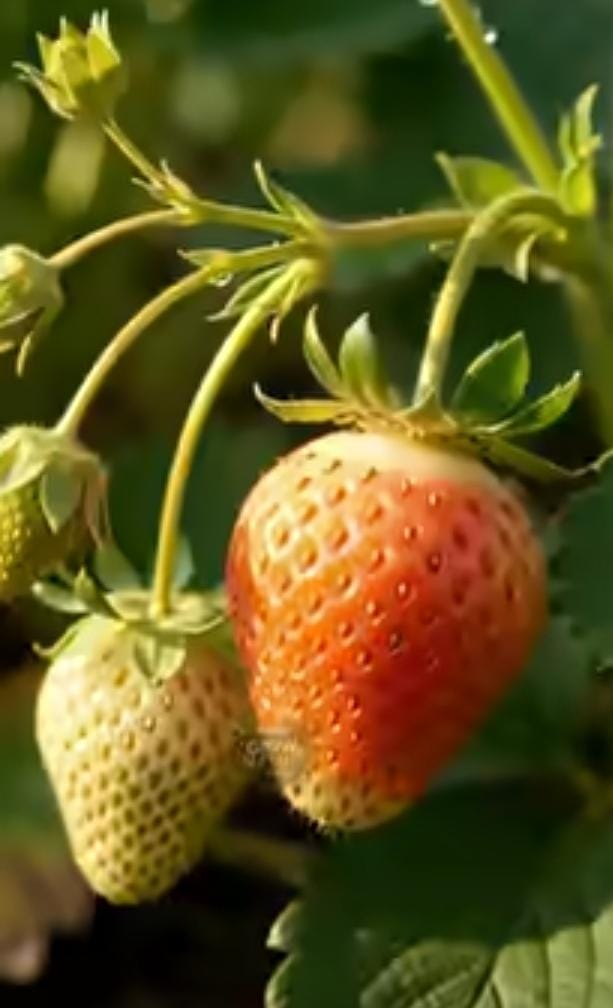
#> input picture test1.jpeg, 613 x 1008 px
$ python -i detection.py   (imports and definitions only)
#> lines starting #> are read from the running program, lines starting #| are printed output that depends on the picture; after the words box and inside, x2 and y2 are one past the last pixel; in counts of white or black regions, pixels touching at a corner belong together
#> further down, picture is the input picture: shape (1008, 613, 3); mean B, G, R 30.7, 87, 96.4
"""
AGRISENSE AI — Prototype Detection Engine
==========================================

Color + shape based fruit detection. See module docstring in the project
README for the honest scope of what this does and does not do.
"""

from __future__ import annotations

import numpy as np
import cv2
from dataclasses import dataclass


COLOR_PROFILES = {
    "red":    {"ranges": [((0, 90, 60), (8, 255, 255)), ((170, 90, 60), (179, 255, 255))]},
    "orange": {"ranges": [((9, 90, 60), (20, 255, 255))]},
    "yellow": {"ranges": [((21, 70, 80), (34, 255, 255))]},
    "green":  {"ranges": [((35, 50, 40), (85, 255, 255))]},
}

MATURITY_BY_COLOR = {
    "green":  {"label": "Unripe (green)", "score": 25},
    "yellow": {"label": "Developing / ripening (yellow)", "score": 60},
    "orange": {"label": "Near-ripe to ripe (orange)", "score": 80},
    "red":    {"label": "Ripe (red)", "score": 90},
}

MIN_BLOB_AREA = 900
MAX_BLOB_AREA_RATIO = 0.6
MIN_CIRCULARITY = 0.45
MIN_COLOR_PURITY = 0.55

# Per-profile minimum circularity. Ripe fruit (red/orange/yellow) is
# naturally round. Green leaves are jagged — so green blobs must be
# dramatically rounder to count as fruit.
PER_PROFILE_MIN_CIRC = {
    "red": 0.45,
    "orange": 0.45,
    "yellow": 0.45,
    "green": 0.70,   # leaves rarely reach 0.70 circularity
}


@dataclass
class Detection:
    id: int
    x1: int
    y1: int
    x2: int
    y2: int
    color_profile: str
    confidence: float
    maturity_label: str
    maturity_score: int
    dark_spot_ratio: float
    health_flag: str
    health_score: int

    # [12 lines left out: function to_dict, not called in this run]


def _mask_for_profile(hsv: np.ndarray, profile: str) -> np.ndarray:
    mask = np.zeros(hsv.shape[:2], dtype=np.uint8)
    for lo, hi in COLOR_PROFILES[profile]["ranges"]:
        mask |= cv2.inRange(hsv, np.array(lo), np.array(hi))
    return mask


def _clean_mask(mask: np.ndarray) -> np.ndarray:
    kernel = cv2.getStructuringElement(cv2.MORPH_ELLIPSE, (7, 7))
    mask = cv2.morphologyEx(mask, cv2.MORPH_OPEN, kernel, iterations=1)
    mask = cv2.morphologyEx(mask, cv2.MORPH_CLOSE, kernel, iterations=2)
    return mask


def _blob_health(crop_bgr: np.ndarray) -> tuple[float, str, int]:
    if crop_bgr.size == 0:
        return 0.0, "not enough data", 100
    v = cv2.cvtColor(crop_bgr, cv2.COLOR_BGR2HSV)[:, :, 2]
    dark_ratio = float((v < 55).mean())
    score = int(max(0, min(100, round(100 - dark_ratio * 220))))
    if dark_ratio > 0.18:
        flag = "possible blemish / dark patch — inspect visually"
    elif dark_ratio > 0.08:
        flag = "minor surface variation"
    else:
        flag = "no visible blemish"
    return dark_ratio, flag, score


def detect_fruit_blobs(
    image_bgr: np.ndarray,
    min_area: int = MIN_BLOB_AREA,
    min_circularity: float = MIN_CIRCULARITY,
    max_area_ratio: float = MAX_BLOB_AREA_RATIO,
    min_aspect: float = 0.5,
    max_aspect: float = 2.0,
    min_color_purity: float = MIN_COLOR_PURITY,
) -> list[Detection]:
#> called with min_area = 900, min_circularity = 0.45, max_area_ratio = 0.6, min_aspect = 0.5, max_aspect = 2, min_color_purity = 0.55
    h_img, w_img = image_bgr.shape[:2]
    frame_area = h_img * w_img

    blurred = cv2.GaussianBlur(image_bgr, (5, 5), 0)
    hsv = cv2.cvtColor(blurred, cv2.COLOR_BGR2HSV)
#> hsv: shape (1008, 613, 3); mean H, S, V 31, 194, 103.7

    candidates: list[Detection] = []
    next_id = 1

    for profile in ("red", "orange", "yellow", "green"):
        # Effective circularity threshold for this profile:
        # the stricter of the user's setting and the profile minimum.
        effective_min_circ = max(min_circularity, PER_PROFILE_MIN_CIRC[profile])

        mask = _mask_for_profile(hsv, profile)
        mask = _clean_mask(mask)
        contours, _ = cv2.findContours(mask, cv2.RETR_EXTERNAL, cv2.CHAIN_APPROX_SIMPLE)

        for c in contours:
            area = cv2.contourArea(c)
            if area < min_area or area > frame_area * max_area_ratio:
                continue
            perimeter = cv2.arcLength(c, True)
            if perimeter == 0:
                continue
            circularity = 4 * np.pi * area / (perimeter ** 2)
            if circularity < effective_min_circ:
                continue

            x, y, w, h = cv2.boundingRect(c)
            aspect = w / h if h else 0
            if aspect < min_aspect or aspect > max_aspect:
                continue

            # Color purity check: the blob's own pixels must be dominated
            # by the target color, not just touch it at the edges. This
            # rejects leaf clumps with a few sunlit pixels in a fruit-color
            # range.
            blob_mask = np.zeros(mask.shape, dtype=np.uint8)
            cv2.drawContours(blob_mask, [c], -1, 255, thickness=-1)
            blob_pixel_count = int(blob_mask.sum() / 255)
            if blob_pixel_count == 0:
                continue
            matching = cv2.bitwise_and(mask, blob_mask)
            matching_count = int(matching.sum() / 255)
            purity = matching_count / blob_pixel_count
            if purity < min_color_purity:
                continue

            crop = image_bgr[y:y + h, x:x + w]
            dark_ratio, health_flag, health_score = _blob_health(crop)
            maturity = MATURITY_BY_COLOR[profile]

            # Confidence weighs both shape roundness and color purity.
            confidence = float(min(0.95, 0.35 + circularity * 0.3 + purity * 0.3))

            candidates.append(Detection(
                id=next_id,
                x1=x, y1=y, x2=x + w, y2=y + h,
                color_profile=profile,
                confidence=confidence,
                maturity_label=maturity["label"],
                maturity_score=maturity["score"],
                dark_spot_ratio=dark_ratio,
                health_flag=health_flag,
                health_score=health_score,
            ))
            next_id += 1
#> this loop made 4 passes
#> pass 1, in detect_fruit_blobs, `mask = _mask_for_profile(hsv, profile)`:
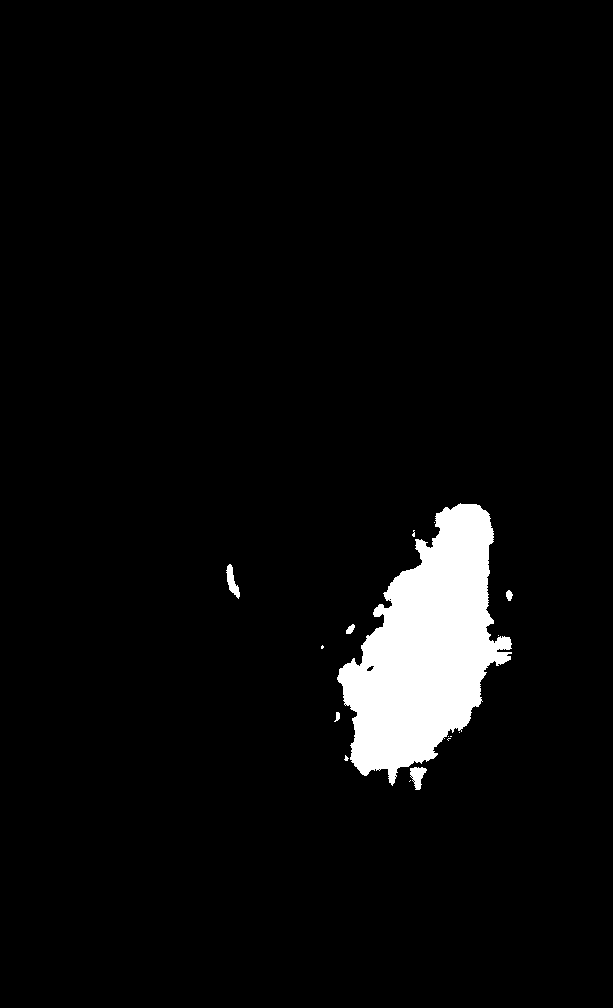
#> mask: shape (1008, 613); 4.4% white; 16 white regions (10 under 20 px), largest, box (x1, y1, x2, y2) and area: (337, 503, 512, 786) 26829, (410, 767, 427, 790) 233, (226, 564, 240, 599) 228, (346, 624, 355, 634) 57, (506, 590, 513, 601) 54, (334, 712, 340, 722) 35
#> pass 1, in _clean_mask, `mask = cv2.morphologyEx(mask, cv2.MORPH_OPEN, kernel, iterations=1)`:
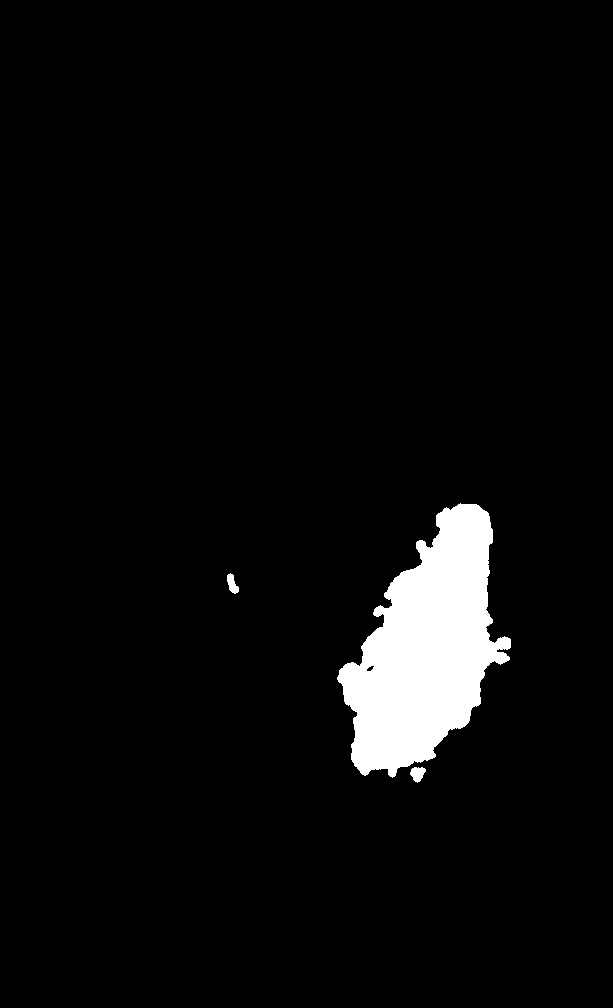
#> mask: shape (1008, 613); 4.3% white; 3 white regions, box (x1, y1, x2, y2) and area: (337, 503, 511, 778) 26544, (410, 767, 426, 783) 170, (227, 573, 239, 594) 149
#> pass 2, in detect_fruit_blobs, `mask = _mask_for_profile(hsv, profile)`:
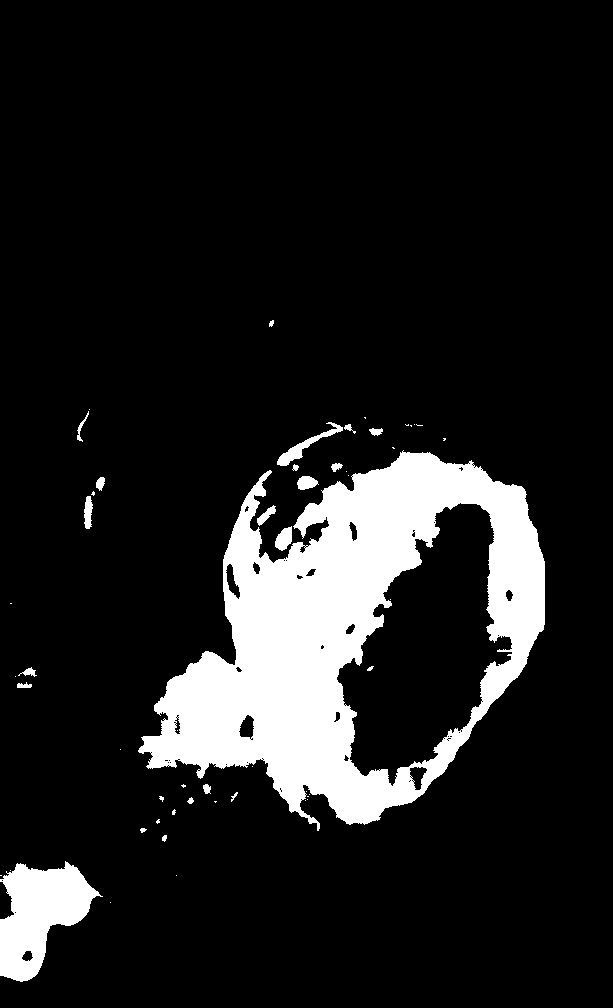
#> mask: shape (1008, 613); 12.2% white; 53 white regions (31 under 20 px), largest, box (x1, y1, x2, y2) and area: (138, 450, 545, 831) 66286, (0, 861, 103, 982) 6920, (277, 422, 343, 466) 585
#> after the loop:
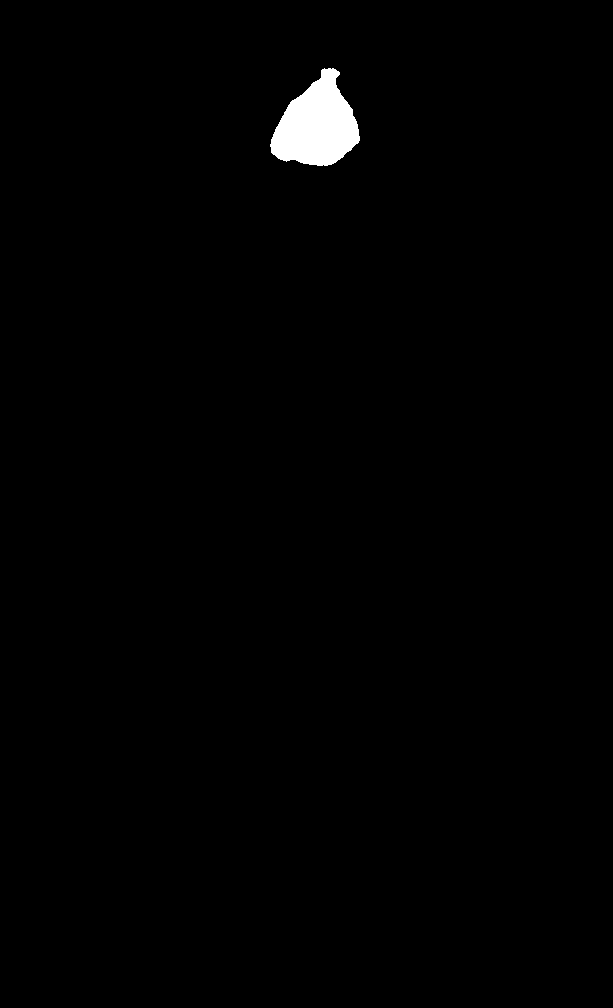
#> blob_mask: shape (1008, 613); 0.9% white; 1 white region, box (x1, y1, x2, y2) and area: (270, 68, 360, 166) 5582
#> after the loop:
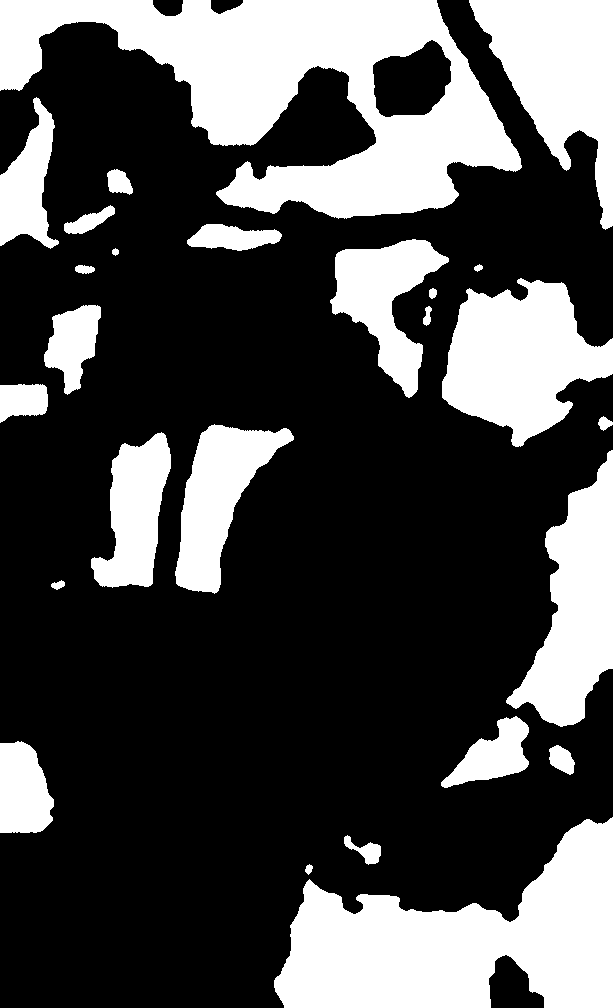
#> mask: shape (1008, 613); 30.2% white; 26 white regions, largest, box (x1, y1, x2, y2) and area: (0, 0, 522, 219) 53303, (274, 817, 613, 1008) 37446, (442, 278, 613, 447) 17677
#> after the loop, candidates = 3 items; next_id = 4

    return _suppress_overlaps(candidates)


def _iou(a: Detection, b: Detection) -> float:
    ax1, ay1, ax2, ay2 = a.x1, a.y1, a.x2, a.y2
    bx1, by1, bx2, by2 = b.x1, b.y1, b.x2, b.y2
    ix1, iy1 = max(ax1, bx1), max(ay1, by1)
    ix2, iy2 = min(ax2, bx2), min(ay2, by2)
    iw, ih = max(0, ix2 - ix1), max(0, iy2 - iy1)
    inter = iw * ih
    if inter == 0:
        return 0.0
    area_a = (ax2 - ax1) * (ay2 - ay1)
    area_b = (bx2 - bx1) * (by2 - by1)
    return inter / float(area_a + area_b - inter)


def _suppress_overlaps(dets: list[Detection], iou_thresh: float = 0.35) -> list[Detection]:
#> called with iou_thresh = 0.35
    dets = sorted(dets, key=lambda d: d.confidence, reverse=True)
#> dets = 3 items
    kept: list[Detection] = []
    for d in dets:
        if all(_iou(d, k) < iou_thresh for k in kept):
            kept.append(d)
#> this loop made 3 passes
#> after the loop, kept = 3 items
    for i, d in enumerate(kept, start=1):
        d.id = i
#> this loop made 3 passes
    return kept


# [39 lines left out: functions annotate_image, summarize, not called in this run]

>>> import cv2
>>> picture = cv2.imread('test1.jpeg')
>>> result = detect_fruit_blobs(picture)
#> result = 3 items

$ run again, on test2.jpeg
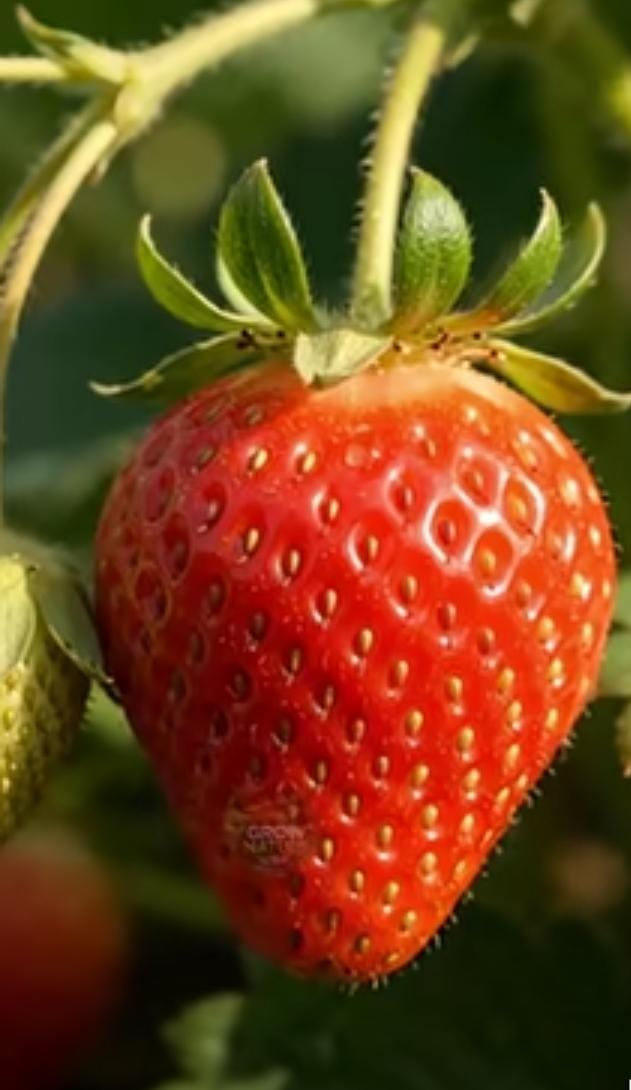
#> input picture test2.jpeg, 631 x 1090 px
#> picture is the input picture: shape (1090, 631, 3); mean B, G, R 27.8, 69.7, 112.7
#> hsv: shape (1090, 631, 3); mean H, S, V 24.5, 200.8, 117.7
#> the loop in detect_fruit_blobs, `for profile in ("red", "orange", "yellow", "green"): # Effective circu..` made 4 passes
#> pass 1, in _clean_mask, `mask = cv2.morphologyEx(mask, cv2.MORPH_CLOSE, kernel, iterations=2)`:
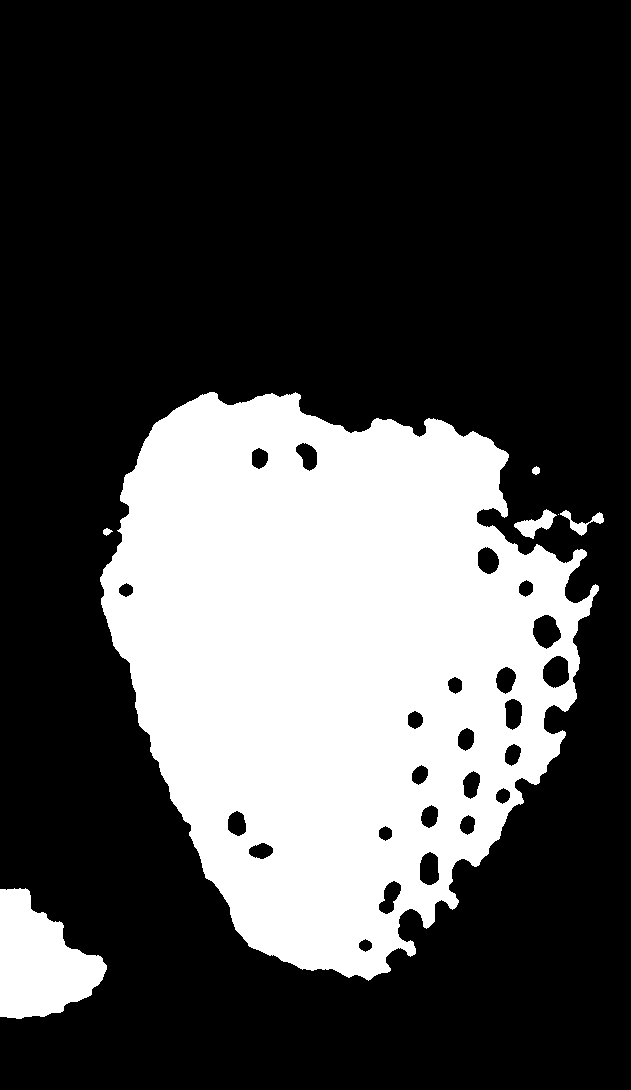
#> mask: shape (1090, 631); 29.2% white; 7 white regions (1 under 20 px), largest, box (x1, y1, x2, y2) and area: (100, 392, 599, 981) 190751, (0, 888, 107, 1019) 8968, (514, 509, 557, 539) 540, (560, 510, 604, 536) 342, (532, 466, 540, 475) 53, (103, 528, 113, 536) 48
#> after the loop in detect_fruit_blobs, `for profile in ("red", "orange", "yellow", "green"):`:
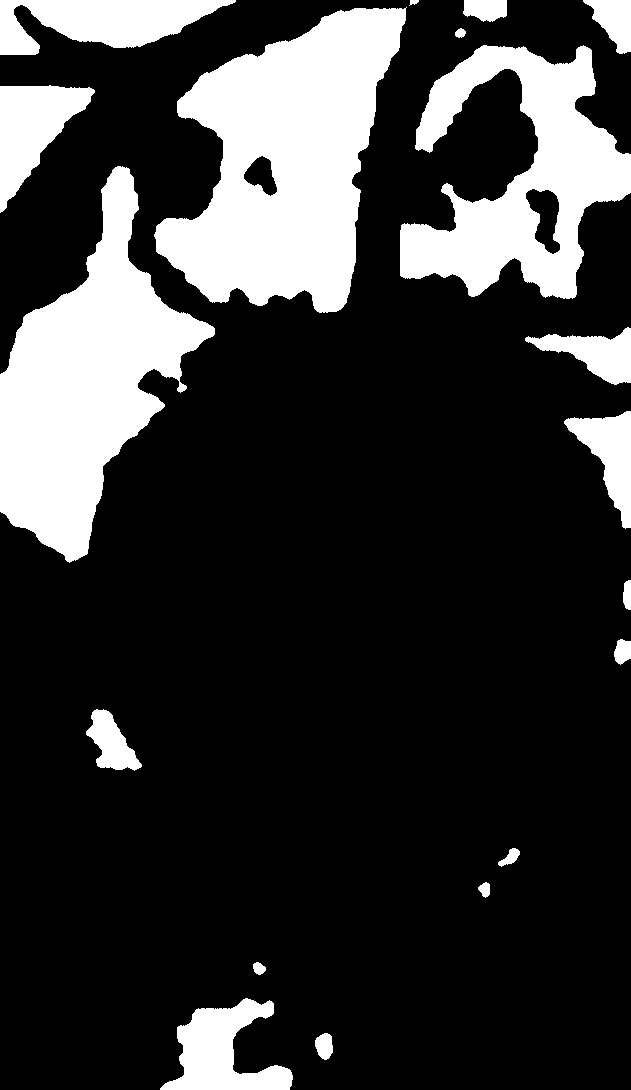
#> mask: shape (1090, 631); 21% white; 19 white regions, largest, box (x1, y1, x2, y2) and area: (154, 7, 407, 313) 45133, (0, 166, 215, 563) 38500, (400, 45, 631, 299) 28386
#> after the loop in detect_fruit_blobs, `for profile in ("red", "orange", "yellow", "green"):`: candidates = 3 items; next_id = 4
#> dets = 3 items
#> the loop in _suppress_overlaps, `for d in dets:` made 3 passes
#> after the loop in _suppress_overlaps, `for d in dets:`: kept = 2 items
#> the loop in _suppress_overlaps, `for i, d in enumerate(kept, start=1):` made 2 passes
#> (i, d.id) on passes 1 to 2: (1, 1), (2, 2)
